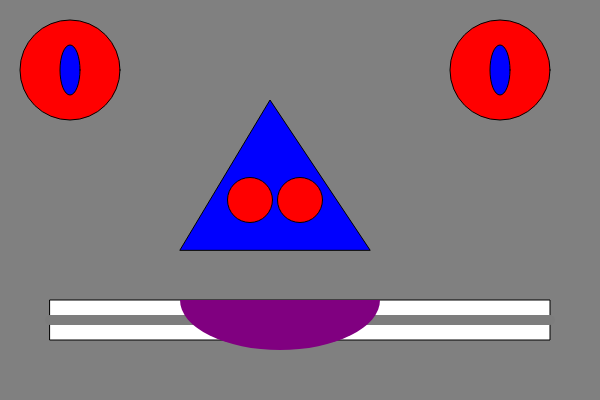
Frame 1 (no input)
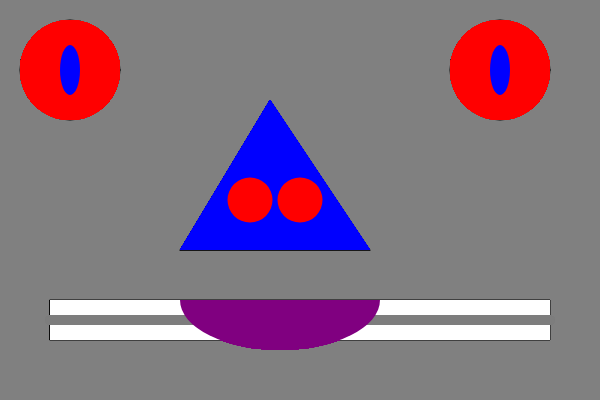
Frame 60 (no input)
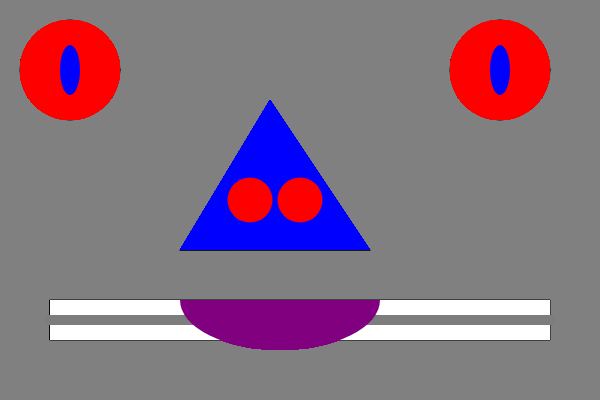
Frame 120 (the mouse pressed at the canvas centre since frame 60)

The p5.js sketch that drew these frames (run headless with seeded random() and noise() and a simulated clock; from frame 60 on, the mouse is pressed at the canvas centre):

// p5.js sketch
// ── sketch.js
var num= 100;
var num2= 50;
var trex= 1000;
var zeven= 7;
var message= "hello";
var anotherMessage = "goodbye";
var heyhey= "I know a boy named ROY G BIV";
var heyyyy= "up in the sky is where he lived. His name spelled out the colors of the rainbow. This is the story of ROY G BIV"; 
var booleanVar= true;
var booleanVar2= false;
var mouthH= 40;
var mouthW= 400;

var eye1X= 70;
var eye1Y= 70;

var eye2offset= 20;

    
//DRAWING NOTES 
    
   

function setup() {
 createCanvas(600,400);
    background(255,0,0);
    background(255,204,0);
    background('grey');
    
    console.log("width: " + width + " " + "height: "+ height); 
    
}

function draw() {
  //(x,y,width,height)
    //eye1
    fill('red')
    ellipse(eye1X,eye1Y,100,100);
    //pupil 1
    fill('blue')
    ellipse(eye1X,eye1Y,20,50);
    //triangle nose
    // (x,f,tip)
    triangle(180,250,270,100,370,250);
    //nose
    fill('red');
    ellipse(250,200,45,45);
    ellipse(width/2,height/2,45,45);
    ellipse(500, 70, 100, 100);
    //pupil 2
    fill('blue')
    ellipse(500, 70, 20, 50);
    //the mouth rectangle 
    fill('white')
    rect(50, 300, 500, 40);
    stroke(125);
    strokeWeight(10);
    //the mouth line 
    line(50, 320, 550, 320);
    noStroke();
    
    //toungue
    fill('purple')
    arc(280,300,200,100, 0, PI)
    
    //NOTES
    //PI is a half 
    //HALFPI is a quarter 
    //quarter is half of a quarter 
    //NOTES I DONT UNDERSTAND>>>?
    //eye1
    //x,y, width, height
    //ellipse(eye1X,eye1Y,50,50);
    
    //eye2
    //fill('blue')
    //ellipse(eye1X + eye2offset, eye1Y +eye2offset, 100, 100);
    
    
}
